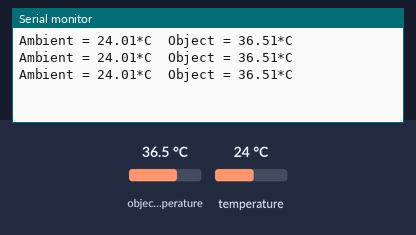
Bench run of a sketch on a simulated Arduino Uno, built with avr-gcc and run on an emulated ATmega328P. On the bench: the last lines printed to the serial monitor. The inputs (shaded band) are chosen by the test bench; at power-on: object temperature 36.5 °C, temperature 24 °C.

Above: at 1.3 s.
1.4 s: object temperature set to 20 °C
At 1.9 s:
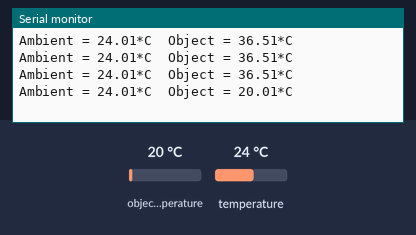
2.9 s: temperature set to 12 °C
At 3.4 s:
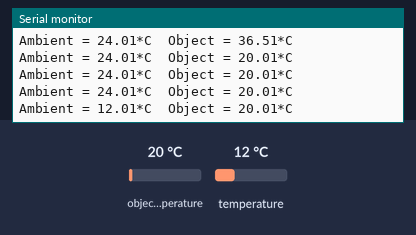
4.4 s: object temperature set to 26 °C
At 4.9 s:
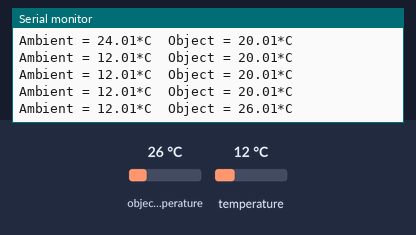
Timing chart, 0 to 7.4 s (numbered marks = the images above; inputs shaded):
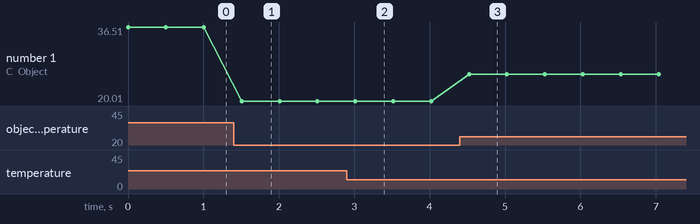

Measured:
- after the input at 1.4 s, the serial monitor: prints a new line after 0.11 s (image 1)
- after the input at 2.9 s, the serial monitor: prints a new line after 0.12 s (image 2)
- after the input at 4.4 s, the serial monitor: prints a new line after 0.12 s (image 3)
- plotted number 1: 36.51 → 20.01 after the input at 1.4 s, 20.01 → 26.01 after the input at 4.4 s

The sketch:

2_11_1.ino
```cpp
#include <Adafruit_MLX90614.h>

Adafruit_MLX90614 mlx = Adafruit_MLX90614();

void setup() {
  Serial.begin(9600);

  mlx.begin();
}

void loop() {
  Serial.print("Ambient = ");
  Serial.print(mlx.readAmbientTempC());
  Serial.print("*C\tObject = ");
  Serial.print(mlx.readObjectTempC());
  Serial.println("*C");

  delay(500);
}
//2_11_1.ino
```
